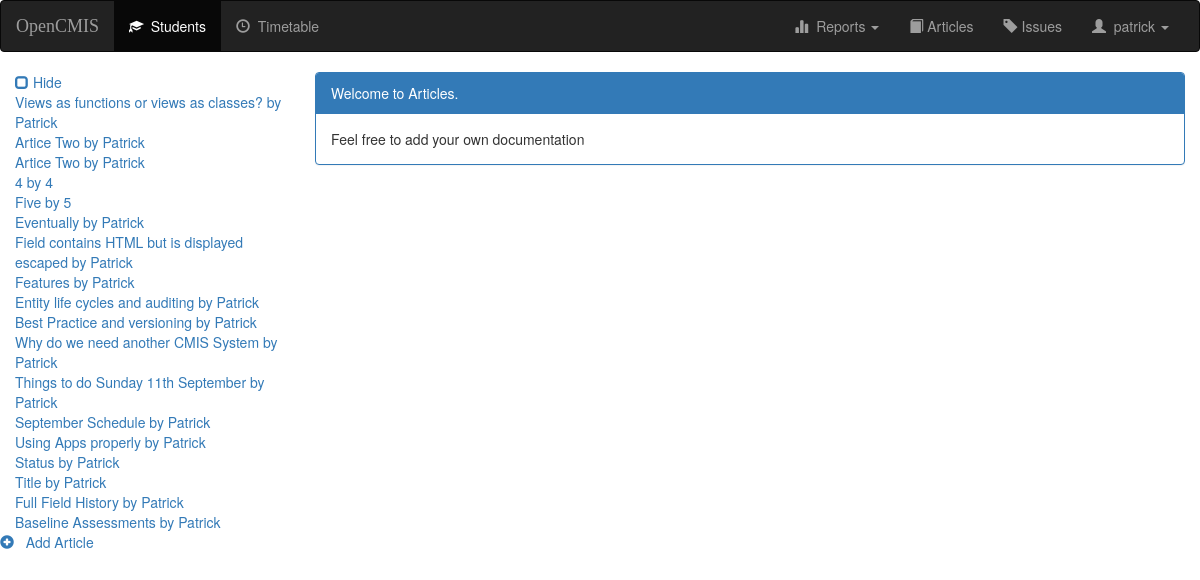
The app's page /article/ (signed in), older data.
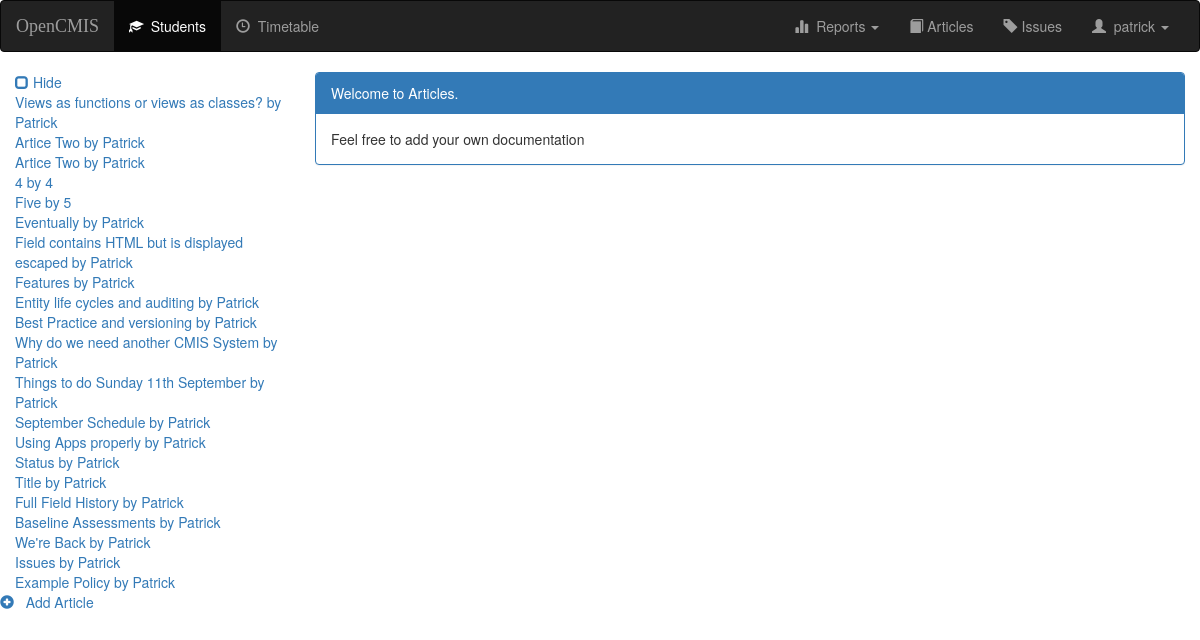
The same page, newer data.
### articles/models.py (models this page shows, shortened)
class Article(models.Model):
    title = models.CharField(max_length=80, blank=False)
    author = models.CharField(max_length=12, blank=False)
    tags = models.CharField(max_length=100, blank=False)
    body = models.TextField(blank=False)
    date = models.DateTimeField(auto_now_add=True)  # TODO: Should this be auto_add_now or auto_add_now_other?
    archive = models.BooleanField(default=False)
    def __str__(self):
        return "%s by %s" % (self.title, self.author)

### articles/views.py (the view)
class Index(LoginRequiredMixin, ListView):
    login_url = '/login/'
    redirect_field_name = 'redirect_to'
    model = Article
    template_name = 'articles/index.html'
    context_object_name = 'article_list'
    def get_queryset(self):
        return Article.objects.all()

### opencmis/templates/articles/index.html (shortened to what this page needs)
{% extends 'opencmis/base.html' %}
{% block index %}
    {% for article in article_list %}
        <a href="{% url 'articles:detail' article.id %}{{tab}}">{{article}}</a><br>
    {% empty %}
        <div class="alert alert-warning" role="alert">
            <strong>There are no articles to display.</strong>
        </div>
    {% endfor %}
    <div class="row">
            <a href="{% url 'articles:create' %}">
                <span class="glyphicon glyphicon-plus-sign" area-hidden="true"></span>
                &nbsp;&nbsp;Add Article
            </a>
    </div>
{% endblock %}
{% block body %}
<div class="panel panel-primary">
    <div class="panel-heading">Welcome to Articles.</div>
    <div class="panel-body">Feel free to add your own documentation</div>
</div>
{% endblock %}

Row changes from the older to the newer data that the page shows:
added Article: title+author "We're Back by Patrick"
added Article: title+author "Issues by Patrick"
added Article: title+author "Example Policy by Patrick"
